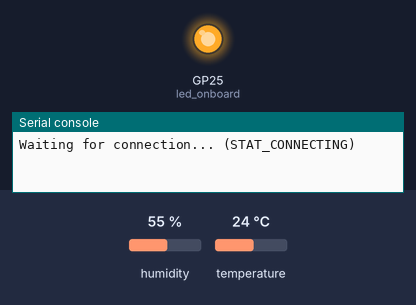
The program below on a simulated Raspberry Pi Pico running MicroPython. On the bench: output pins drawn as LEDs (lit = HIGH), the last lines printed to the serial console. The inputs (shaded band) are chosen by the test bench; at power-on: humidity 55 %, temperature 24 °C. WiFi joins after 1.5 s; no MQTT or app messages arrive unless stated; values from a settings file that is not in the repository are placeholders; library files of the repository ran but are not shown: ahtx0.py.

Above: at 0.1 s.
At 1.1 s:
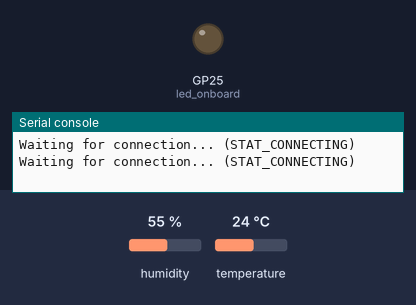
Timing chart, 0 to 3.5 s (numbered marks = the images above):
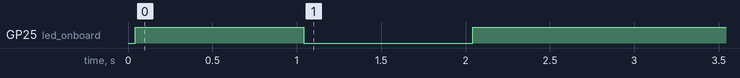

The program:

main.py
```python
import utime
from machine import Pin, I2C
import ahtx0
import network
import urequests as requests
from secrets import secrets
import sys
from mqtt import MQTTClient
from config import feed_config

def get_wlan_status(wlan):
    # Make sense of the wlan.status() numbers that are returned
    status = wlan.status()
    if status == network.STAT_IDLE:
        return 'STAT_IDLE'
    elif status == network.STAT_CONNECTING:
        return 'STAT_CONNECTING'
    elif status == network.STAT_WRONG_PASSWORD:
        return 'STAT_WRONG_PASSWORD'
    elif status == network.STAT_NO_AP_FOUND:
        return 'STAT_NO_AP_FOUND'
    elif status == network.STAT_CONNECT_FAIL:
        return 'STAT_CONNECT_FAIL'
    elif status == network.STAT_GOT_IP:
        return 'STAT_GOT_IP'
    else:
        return "Unknown wlan status: {}".format(status)

def sub_cb(topic, msg):
    # Callback from MQTT
    print(msg)

# Set-up the I2C bus and add an AHT20 sensor to it
i2c = I2C(id=0, scl=Pin(21), sda=Pin(20))
sensor = ahtx0.AHT20(i2c)

# Define network and connect
wlan = network.WLAN(network.STA_IF)
wlan.active(True)
wlan.connect(secrets["ssid"], secrets["password"])

# Define onboard LED
led_onboard = machine.Pin("LED", machine.Pin.OUT)

# Try to connect to wifi and flash the LED while you're doing it
# Define waiting index to limit the number of wifi re-connect attempts
max_wait = 20
while max_wait > 0:
    led_onboard.toggle()

    if wlan.isconnected():
        print("Connected to wifi")
        # Solid LED means the Pico has connected to wifi
        led_onboard.on()
        break

    max_wait -= 1
    print("Waiting for connection... (" + get_wlan_status(wlan) + ")")
    utime.sleep(1)

# Set-up MQTT client
client = MQTTClient(
    feed_config["feed_prefix"],
    "io.adafruit.com",
    user=secrets["adafruit_io_username"],
    password=secrets["adafruit_io_key"],
    port=1883
)
client.set_callback(sub_cb)

# Connect to MQTT server
client.connect()

topic_temperature = secrets["adafruit_io_username"] + "/feeds/" + feed_config["feed_prefix"] + "_temperature"
topic_humidity = secrets["adafruit_io_username"] + "/feeds/" + feed_config["feed_prefix"] + "_humidity"

client.subscribe(topic=topic_temperature)
client.subscribe(topic=topic_humidity)

# Main control loop
while True:
    # Print the readings so we've got something on the REPL monitor
    print("\nTemperature: %0.2f C" % sensor.temperature)
    print("Humidity: %0.2f %%" % sensor.relative_humidity)

    # Make sure wlan is connected before we send to AdafruitIO
    if wlan.isconnected():
        # Publish to MQTT at AdafruitIO
        print("\nPublishing to MQTT")
        client.publish(topic=topic_temperature, msg=str(sensor.temperature))
        client.publish(topic=topic_humidity, msg=str(sensor.relative_humidity))

    else:
        # Try and re-connect to wifi
        print("Disconnected from wifi")
        led_onboard.off()
        wlan.disconnect()
        wlan.connect(secrets["ssid"], secrets["password"])

        if wlan.isconnected():
            print("Re-connected to wifi")
            led_onboard.on()
        else:
            print("Failed to re-connect to wifi")

    # We don't want to bombard the MQTT server!
    print("Waiting...")
    utime.sleep(20)
```

config.py
```python
feed_config = {
    "feed_prefix": "temp_sensor_1",
}
```
